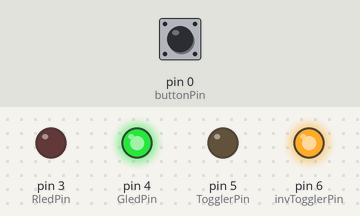
The sketch below on a simulated Arduino Mega 2560, built with avr-gcc and run on an emulated ATmega2560. On the bench: output pins drawn as LEDs (lit = HIGH). Dashed ring = blinking. Inputs (shaded band) come from the test bench; at power-on: pin 0 (buttonPin) HIGH. EEPROM starts erased.

Above: at 1.9 s.
2.0 s: pin 0 (buttonPin) pulled LOW for 0.15 s
At 3.9 s:
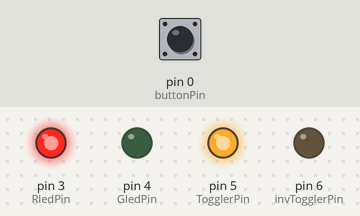
5.0 s: pin 0 (buttonPin) pulled LOW for 1 s
At 5.81 s:
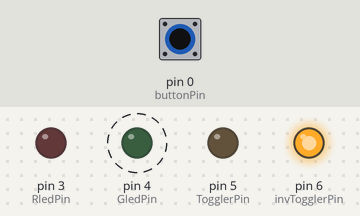
8.0 s: pin 0 (buttonPin) pulled LOW for 3.2 s
At 8.81 s:
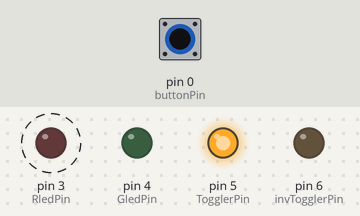
Timing chart, 0 to 11.0 s (numbered marks = the images above; inputs shaded):
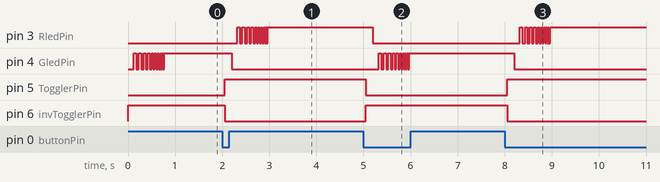

The sketch:

ATTINY84V-SWITCHCODE.ino
```cpp
#include <EEPROM.h>

const int buttonPin = 0;
const int ResetPin = 1;
const int invResetPin = 2;
const int RledPin = 3;
const int GledPin = 4;
const int TogglerPin = 5;
const int invTogglerPin = 6;

int GledState;
int RledState;
int resetState = HIGH;
int TogglerState;
int buttonState;
int lastButtonState = HIGH;

int eeprom_test;
int eeprom_value;
int eeprom_location;

unsigned long lastDebounceTime = 0;
unsigned long debounceDelay = 50;

int Count = 0;

void setup() {
  pinMode(buttonPin, INPUT);
  digitalWrite(buttonPin, HIGH);  // enable internal pullup

  pinMode(ResetPin, INPUT);
  digitalWrite(ResetPin, LOW);
  pinMode(invResetPin, INPUT);

  pinMode(TogglerPin, OUTPUT);
  pinMode(invTogglerPin, OUTPUT);

  pinMode(RledPin, OUTPUT);
  pinMode(GledPin, OUTPUT);

  eeprom_test = EEPROM.read(0);
  if (eeprom_test < 1) {
    EEPROM.write(0, 1);
    TogglerState = HIGH;
  } else if (eeprom_test == 1) {
    TogglerState = HIGH;
  } else if (eeprom_test == 2) {
    TogglerState = LOW;
  }

  digitalWrite(TogglerPin, TogglerState);
  digitalWrite(invTogglerPin, !TogglerState);

  if (TogglerState == LOW) {
    blinkGreen();
  } else {
    blinkRed();
  }
}

void setStates() {
  digitalWrite(TogglerPin, TogglerState);
  digitalWrite(invTogglerPin, !TogglerState);
  sendReset();
}

void sendReset() {
  // send reset for active-high
  PORTA |= (1 << ResetPin);
  DDRA |= (1 << ResetPin);
  // send reset for active-low
  pinMode(invResetPin, OUTPUT);
  delay(150);
  cancelReset();
}

void cancelReset() {
  // cancel reset for active-high
  DDRA &= ~(1 << ResetPin);
  PORTA &= ~(1 << ResetPin);
  // cancel reset for active-low
  pinMode(invResetPin, INPUT);
}

void toggleNow() {
  TogglerState = !TogglerState;
  setStates();
  digitalWrite(GledPin, LOW);
  digitalWrite(RledPin, LOW);
  if (TogglerState == LOW) {
    EEPROM.write(0, 2);
    blinkGreen();
  } else {
    EEPROM.write(0, 1);
    blinkRed();
  }
}

void blinkRed() {
  int Count = 0;
  while (Count <= 10) {
    delay((50 - ((Count * 10) / 2)) + 10);
    digitalWrite(RledPin, LOW);
    delay((50 - ((Count * 10) / 2)) + 10);
    digitalWrite(RledPin, HIGH);
    Count++;
  }
}

void blinkGreen() {
  int Count = 0;
  while (Count <= 10) {
    delay((50 - ((Count * 10) / 2)) + 10);
    digitalWrite(GledPin, LOW);
    delay((50 - ((Count * 10) / 2)) + 10);
    digitalWrite(GledPin, HIGH);
    Count++;
  }
}

void loop() {
  int reading = digitalRead(buttonPin);
  if (reading != lastButtonState) {
    lastDebounceTime = millis();
  }

  if ((millis() - lastDebounceTime) > debounceDelay) {
    if (reading != buttonState) {
      buttonState = reading;
      if (buttonState == LOW) {
        toggleNow();
      }
    }
  }
  lastButtonState = reading;
}
```

Measured:
- after the input at 2.0 s, pin 3 (RledPin): alternates HIGH for 0.03 s and LOW for 0.03 s, 21 changes in all, then stays HIGH, starting after 0.32 s; pin 4 (GledPin): HIGH → LOW after 0.20 s; pin 5 (TogglerPin): LOW → HIGH after 0.05 s; pin 6 (invTogglerPin): HIGH → LOW after 0.05 s
- after the input at 5.0 s, pin 3 (RledPin): HIGH → LOW after 0.20 s; pin 4 (GledPin): alternates HIGH for 0.03 s and LOW for 0.03 s, 21 changes in all, then stays HIGH, starting after 0.32 s; pin 5 (TogglerPin): HIGH → LOW after 0.05 s; pin 6 (invTogglerPin): LOW → HIGH after 0.05 s
- after the input at 8.0 s, pin 3 (RledPin): alternates HIGH for 0.03 s and LOW for 0.03 s, 21 changes in all, then stays HIGH, starting after 0.32 s; pin 4 (GledPin): HIGH → LOW after 0.20 s; pin 5 (TogglerPin): LOW → HIGH after 0.05 s; pin 6 (invTogglerPin): HIGH → LOW after 0.05 s
